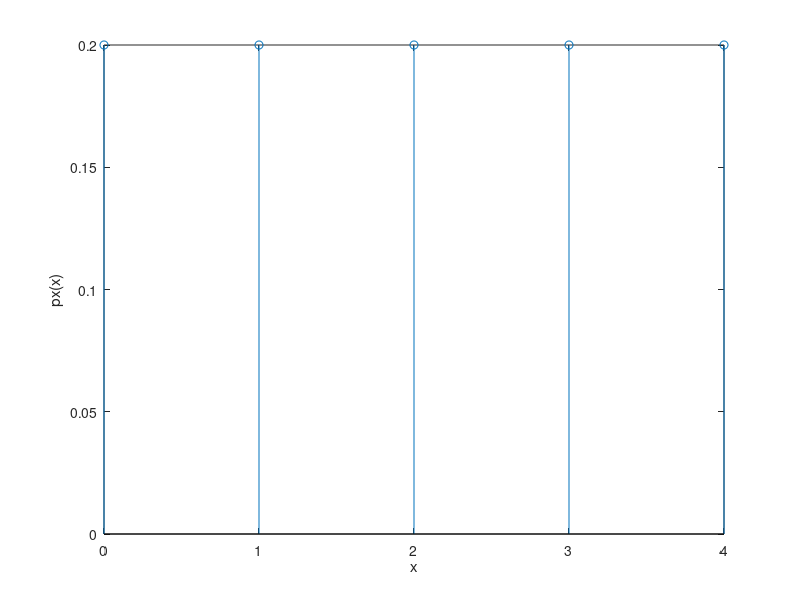

Write the MATLAB code that produced this figure.
xi=0:4;
p=ones(1,5)/5;
stem(xi,p),xlabel('x'),ylabel('px(x)');

N=1e4;
lancamentos=4;

m = rand(lancamentos, N) > 0.5;
p0 = sum(sum(m) == 0)/N;
p1 = sum(sum(m) == 1)/N;
p2 = sum(sum(m) == 2)/N;
p3 = sum(sum(m) == 3)/N;
p4 = sum(sum(m) == 4)/N;

coroa=[p0,p1,p2,p3,p4];
vesperado = max(coroa); %p2
disp(vesperado);

%%
N = 1e5;
dp = 2;
m = 14;

classificacoes = dp * randn(1,N) + m;

% a)
sucessos = (12<classificacoes & classificacoes<16);
pA = sum(sucessos)/N;
pnormA = normcdf(sucessos);

% b)
sucessos = (10<classificacoes & classificacoes<18);
pB = sum(sucessos)/N;
pnormB = normcdf(sucessos);

% c)
sucessos = (classificacoes>=10);
pC = sum(sucessos)/N;
pnormC = normcdf(sucessos);

disp(pA);
disp(pnormA);
disp(pB);
disp(pnormB);
disp(pC);
disp(pnormC);

%%
%1000 chips -> 1 defeituoso, ou seja, p(defeituoso) = 1/1000
%Amostra de 8000 -> 7

n = 8000;   %# de amostras
p = 1/1000; %prob de aparecer um chip com defeito
k = 7;      %# de chips com defeitos

% Distribuição binomial
%nCk = factorial(n)/(factorial(k)*factorial(n-k));
nCk = prod(n:-1:n-k+1)/prod(1:k);
p7 = nCk .* p.^k .* (1-p).^(n-k);

disp(p7)

% Lei de Poisson

m = 8 ; %media = (8000 * 1/1000) = 8 

P7 = (m.^k / factorial(k)) * exp(-m);

disp(P7)